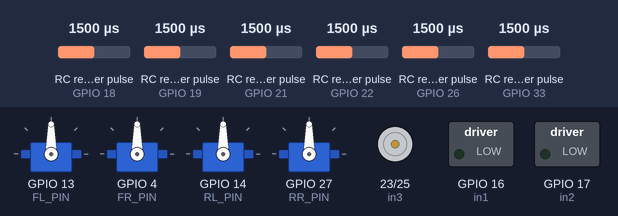
A sketch run on a simulated ESP32. On the bench: 4 × servo, motor-driver pin pairs drawn as motors (green arrow = first pin HIGH = forward, orange = second pin HIGH = backward, longer = more drive), switched loads named in the sketch (green lamp = pin HIGH). Wiring (inferred from the names in the program): 6 × RC receiver channel: data GPIO 18 / data GPIO 19 / data GPIO 21 / data GPIO 22 / data GPIO 26 / data GPIO 33. The inputs (shaded band) are chosen by the test bench; at power-on: RC receiver pulse (sensors on GPIO 18, GPIO 19, GPIO 26, GPIO 21, GPIO 22, GPIO 33) 1500 µs.

Above: at 1.2 s.
1.3 s: RC receiver pulse (sensor on GPIO 18) set to 1432 µs
2.8 s: RC receiver pulse (sensor on GPIO 18) set to 1411 µs
At 3.6 s:
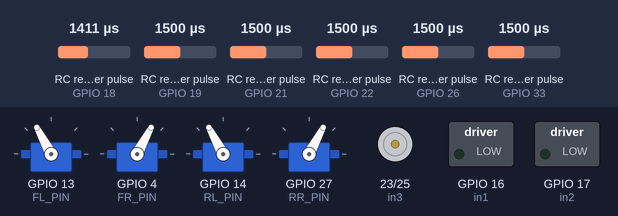
4.3 s: RC receiver pulse (sensor on GPIO 19) set to 1375 µs
5.8 s: RC receiver pulse (sensor on GPIO 19) set to 1354 µs
At 7.0 s:
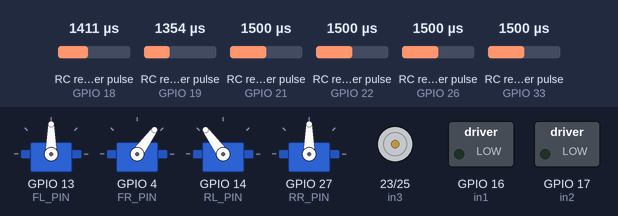
7.3 s: RC receiver pulse (sensor on GPIO 26) set to 1216 µs
8.8 s: RC receiver pulse (sensor on GPIO 26) set to 1192 µs
At 9.8 s:
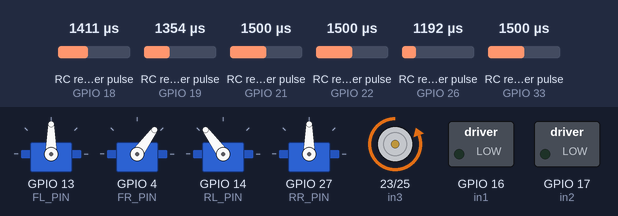
Timing chart, 0 to 11.3 s (numbered marks = the images above; inputs shaded):
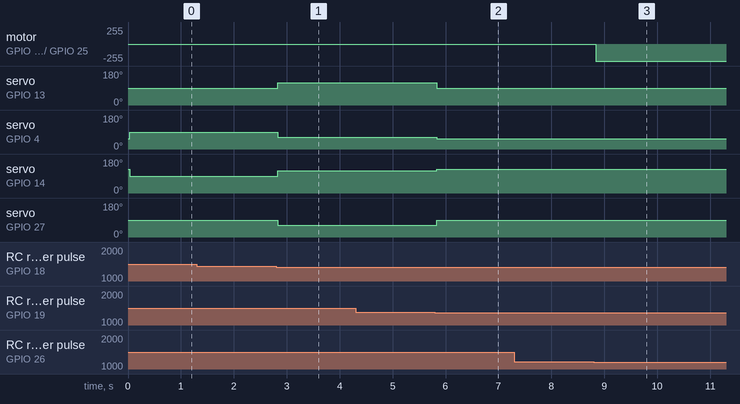

Measured:
- the behaviour switches between 1424 and 1423 µs on RC receiver pulse (sensor on GPIO 18) (found by bisection; images 0 and 1)
- the behaviour switches between 1364 and 1363 µs on RC receiver pulse (sensor on GPIO 19) (found by bisection; images 1 and 2)
- the behaviour switches between 1200 and 1199 µs on RC receiver pulse (sensor on GPIO 26) (found by bisection; images 2 and 3)
- after the input at 1.3 s, every drawn part: stays the same
- after the input at 2.8 s, servo on GPIO 13 (FL_PIN), servo on GPIO 14 (RL_PIN): 90° → 118° at once; servo on GPIO 4 (FR_PIN), servo on GPIO 27 (RR_PIN): 90° → 62° at once
- after the input at 4.3 s, every drawn part: stays the same
- after the input at 5.8 s, servo on GPIO 13 (FL_PIN): 118° → 90° at once; servo on GPIO 4 (FR_PIN): 62° → 54° at once; servo on GPIO 14 (RL_PIN): 118° → 126° at once; servo on GPIO 27 (RR_PIN): 62° → 90° at once
- after the input at 7.3 s, every drawn part: stays the same
- after the input at 8.8 s, motor on GPIO 23 (in3) / GPIO 25 (in4): stopped → backward 255/255 at once

The sketch:

skectrum_complet_2actuateurs.ino
```cpp
#include <ESP32Servo.h>

// === PINS MECANUM ===
#define FL_PIN 13
#define FR_PIN 4 //initiallement 12
#define RL_PIN 14
#define RR_PIN 27

// === PINS ACTUATEUR ===
#define in1 16
#define in2 17

#define in3 23
#define in4 25


// === RC CHANNELS ===
#define RC_NUM_CHANNELS 6
#define RC_CH1 0  // Mecanum X
#define RC_CH2 1  // Mecanum rotation
#define RC_CH3 2  // Mecanum Y
#define RC_CH4 3  // Mecanum strafe
#define RC_CH5 4
#define RC_CH6 5  // Actuateur

#define RC_CH1_INPUT 18
#define RC_CH2_INPUT 21
#define RC_CH3_INPUT 22
#define RC_CH4_INPUT 19
#define RC_CH5_INPUT 26
#define RC_CH6_INPUT 33

// === Actuateur seuils ===
#define activateCH6_0 1600
#define activateCH6_2 1200

// === Variables ===
uint16_t RC_VALUES[RC_NUM_CHANNELS];
uint32_t RC_START[RC_NUM_CHANNELS];
volatile uint16_t RC_SHARED[RC_NUM_CHANNELS];

float store, store1, store2, store4, store5;

// === SERVOS MECANUM ===
Servo fl_servo, fr_servo, rl_servo, rr_servo;
#define SERVO_STOP_US 1500
#define SERVO_MAX_DELTA_US 400

// === CLASSE MECANUM ===
class MecanumChassis {
  private:
    Servo* servos[4] = {&fl_servo,&fr_servo,&rl_servo,&rr_servo};
    int pins[4] = {FL_PIN,FR_PIN,RL_PIN,RR_PIN};
    int stop_us = SERVO_STOP_US;
    int max_delta = SERVO_MAX_DELTA_US;
    const int invert[4] = {1,-1,1,-1};

  public:
    void begin() {
      ESP32PWM::allocateTimer(0);
      ESP32PWM::allocateTimer(1);
      ESP32PWM::allocateTimer(2);
      ESP32PWM::allocateTimer(3);
      for (int i=0;i<4;i++){
        servos[i]->setPeriodHertz(50);
        servos[i]->attach(pins[i],500,2500);
        servos[i]->writeMicroseconds(stop_us);
      }
    }
    void stop(){ for(int i=0;i<4;i++) servos[i]->writeMicroseconds(stop_us); }
    void setWheelSpeeds(int fl,int fr,int rl,int rr){
      int speeds[4]={fl,fr,rl,rr};
      for(int i=0;i<4;i++){
        int val = constrain(speeds[i]*invert[i],-255,255);
        int us = constrain(stop_us + (val*max_delta/255), stop_us-max_delta, stop_us+max_delta);
        servos[i]->writeMicroseconds(us);
      }
    }
    void move(int x,int y,int r){
      int fl=y+x+r; int fr=y-x-r; int rl=y-x+r; int rr=y+x-r;
      int m=max(max(abs(fl),abs(fr)),max(abs(rl),abs(rr)));
      if(m>255){ fl=fl*255/m; fr=fr*255/m; rl=rl*255/m; rr=rr*255/m; }
      setWheelSpeeds(fl,fr,rl,rr);
    }

    void forward(int speed){ move(0,-speed,0); }
    void backward(int speed){ move(0,speed,0); }
    void strafeLeft(int speed){ move(-speed,0,0); }
    void strafeRight(int speed){ move(speed,0,0); }
    void rotateCW(int speed){ move(0,0,-speed); }
    void rotateCCW(int speed){ move(0,0,speed); }
    void diagonalFrontLeft(int speed){ move(-speed,speed,0); }
    void diagonalFrontRight(int speed){ move(speed,speed,0); }
    void diagonalBackLeft(int speed){ move(-speed,-speed,0); }
    void diagonalBackRight(int speed){ move(speed,-speed,0); }
};

MecanumChassis chassis;

// === INTERRUPTS RC ===
void READ_RC(uint8_t ch, uint8_t pin){
  if(digitalRead(pin)) RC_START[ch]=micros();
  else RC_SHARED[ch]=(uint16_t)(micros()-RC_START[ch]);
}

void READ_RC1(){ READ_RC(RC_CH1,RC_CH1_INPUT); }
void READ_RC2(){ READ_RC(RC_CH2,RC_CH2_INPUT); }
void READ_RC3(){ READ_RC(RC_CH3,RC_CH3_INPUT); }
void READ_RC4(){ READ_RC(RC_CH4,RC_CH4_INPUT); }
void READ_RC5(){ READ_RC(RC_CH5,RC_CH5_INPUT); }
void READ_RC6(){ READ_RC(RC_CH6,RC_CH6_INPUT); }

void rc_read_values(){
  noInterrupts();
  memcpy(RC_VALUES, (const uint16_t*)RC_SHARED, sizeof(RC_SHARED));
  interrupts();
}

// === MOUVEMENT MECANUM ===
void mouvement(float store, float store1, float store2){
  if (store < 70 && store1 < 70){ chassis.diagonalFrontLeft(200); delay(10); }
  else if (store > 120 && store1 < 70){ chassis.diagonalBackLeft(200); delay(10); }
  else if (store < 70 && store1 > 120){ chassis.diagonalFrontRight(200); delay(10); }
  else if (store > 120 && store1 > 120){ chassis.diagonalBackRight(200); delay(10); }
  else if (store > 120){ chassis.forward(200); delay(10); }
  else if (store < 70){ chassis.backward(200); delay(10); }
  else if (store1 > 120){ chassis.strafeRight(200); delay(10); }
  else if (store1 < 70){ chassis.strafeLeft(200); delay(10); }
  else if (store2 > 120){ chassis.rotateCW(200); delay(10); }
  else if (store2 < 70){ chassis.rotateCCW(200); delay(10); }
  else { chassis.stop(); delay(10); }
}

// === SETUP ===
void setup() {
  Serial.begin(115200);
  // RC pins
  pinMode(RC_CH1_INPUT,INPUT); pinMode(RC_CH2_INPUT,INPUT);
  pinMode(RC_CH3_INPUT,INPUT); pinMode(RC_CH4_INPUT,INPUT);
  pinMode(RC_CH5_INPUT,INPUT);
  pinMode(RC_CH6_INPUT,INPUT);
  attachInterrupt(digitalPinToInterrupt(RC_CH1_INPUT),READ_RC1,CHANGE);
  attachInterrupt(digitalPinToInterrupt(RC_CH2_INPUT),READ_RC2,CHANGE);
  attachInterrupt(digitalPinToInterrupt(RC_CH3_INPUT),READ_RC3,CHANGE);
  attachInterrupt(digitalPinToInterrupt(RC_CH4_INPUT),READ_RC4,CHANGE);
  attachInterrupt(digitalPinToInterrupt(RC_CH5_INPUT),READ_RC5,CHANGE);
  attachInterrupt(digitalPinToInterrupt(RC_CH6_INPUT),READ_RC6,CHANGE);

  // Actuateur
  pinMode(in1,OUTPUT); pinMode(in2,OUTPUT);
  pinMode(in3,OUTPUT); pinMode(in4,OUTPUT);

  // Mecanum
  chassis.begin();
}

// === LOOP ===
void loop(){
  rc_read_values();

  // --- Mecanum ---
  store  = (RC_VALUES[RC_CH1])*0.225-250.2;
  store1 = (RC_VALUES[RC_CH4])*0.225-236.7;
  store2 = (RC_VALUES[RC_CH2])*0.225-236.7;
  mouvement(store, store1, store2);

  // --- ActuateurX ---
  store5 = RC_VALUES[RC_CH6];
  if (store5 > activateCH6_0 && store5 < 7000){
    digitalWrite(in1,HIGH); digitalWrite(in2,LOW);
  } else if (store5 < activateCH6_2 && store5 > 200){
    digitalWrite(in1,LOW); digitalWrite(in2,HIGH);
  } else {
    digitalWrite(in1,LOW); digitalWrite(in2,LOW);
  }

  // --- ActuateurY ---
  store4 = RC_VALUES[RC_CH5];
  if (store4 > activateCH6_0 && store4 < 7000){
    digitalWrite(in3,HIGH); digitalWrite(in4,LOW);
  } else if (store4 < activateCH6_2 && store4 > 200){
    digitalWrite(in3,LOW); digitalWrite(in4,HIGH);
  } else {
    digitalWrite(in3,LOW); digitalWrite(in4,LOW);
  }
}
```
